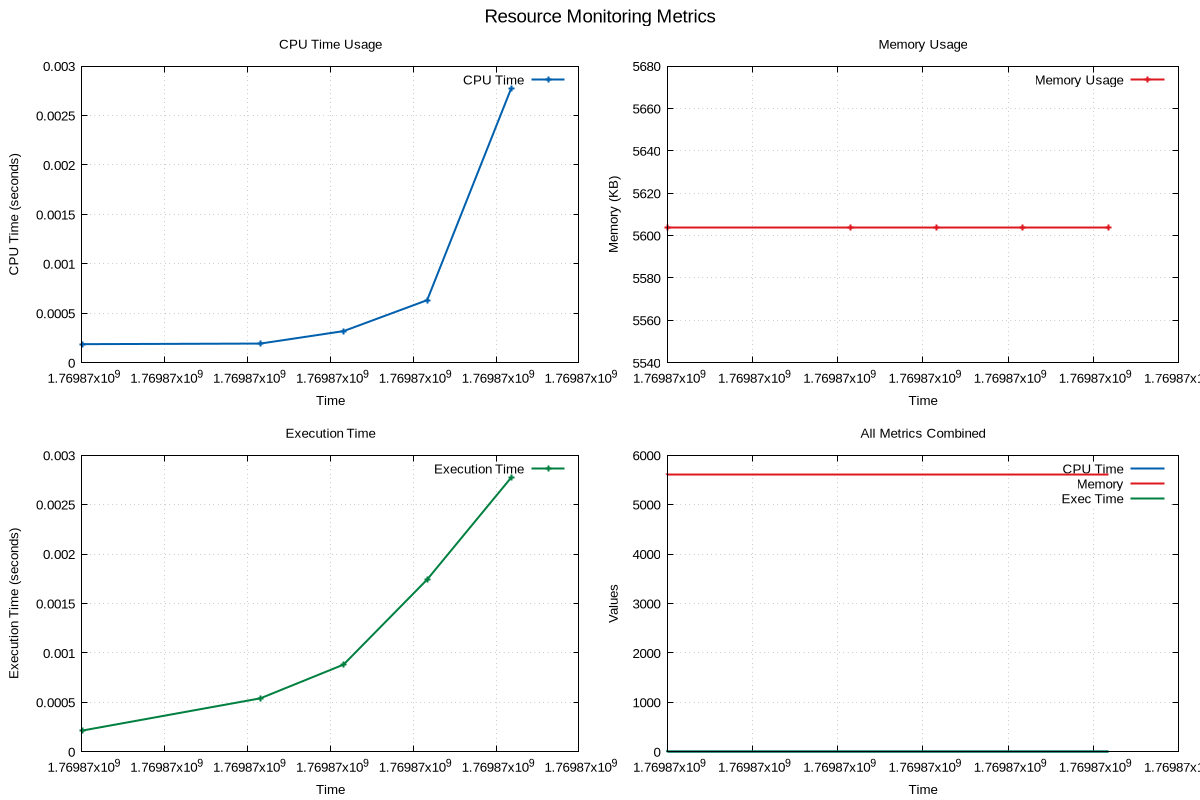

The gnuplot source for this figure:
# GNUplot script for resource monitoring
set terminal pngcairo enhanced font 'Arial,10' size 1200,800
set output 'png/merge_sort_20260131_190859.png'

set multiplot layout 2,2 title 'Resource Monitoring Metrics' font 'Arial,14'
set style line 1 lc rgb '#0060ad' lt 1 lw 2
set style line 2 lc rgb '#dd181f' lt 1 lw 2
set style line 3 lc rgb '#008040' lt 1 lw 2

set title 'CPU Time Usage'
set xlabel 'Time'
set ylabel 'CPU Time (seconds)'
set grid
plot 'png/merge_sort_20260131_190859.dat' using 1:2 with linespoints ls 1 title 'CPU Time'
set title 'Memory Usage'
set xlabel 'Time'
set ylabel 'Memory (KB)'
set grid
plot 'png/merge_sort_20260131_190859.dat' using 1:3 with linespoints ls 2 title 'Memory Usage'
set title 'Execution Time'
set xlabel 'Time'
set ylabel 'Execution Time (seconds)'
set grid
plot 'png/merge_sort_20260131_190859.dat' using 1:4 with linespoints ls 3 title 'Execution Time'
set title 'All Metrics Combined'
set xlabel 'Time'
set ylabel 'Values'
set grid
plot 'png/merge_sort_20260131_190859.dat' using 1:2 with lines ls 1 title 'CPU Time', \
     'png/merge_sort_20260131_190859.dat' using 1:3 with lines ls 2 title 'Memory', \
     'png/merge_sort_20260131_190859.dat' using 1:4 with lines ls 3 title 'Exec Time'
unset multiplot
